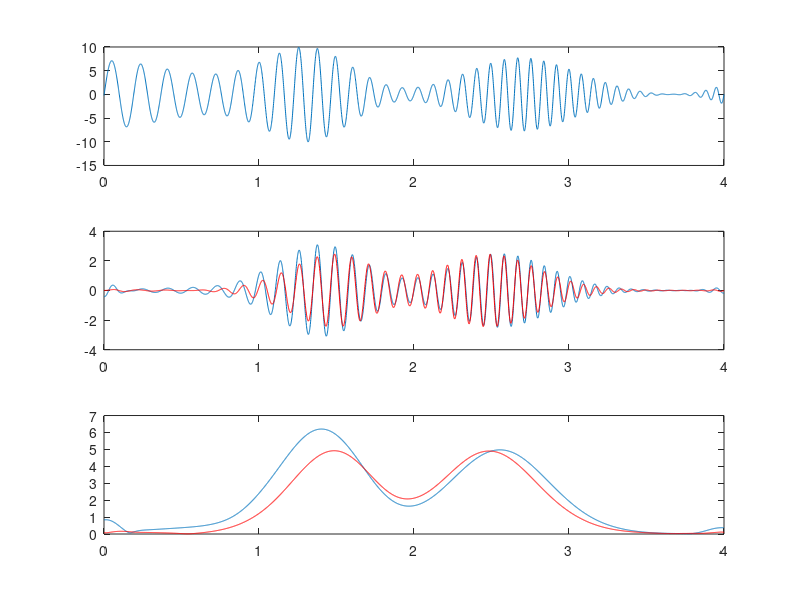

MATLAB code for this plot:

% This chapter requires either the Signal Processing toolbox in Matlab,
% or the Signal package in Octave (free to install from the internet).

%% Chapter 7.1, Figure 7.1

% some random numbers and their spectrum
n  = 20;
d  = randn(n,1);
dx = fft(d);

% positive frequencies are between DC+1 and Nyquist
posF = 2:floor(n/2)+mod(n,2);
dx(posF) = dx(posF)*2; 

% negative frequencies are from Nyquist+1 to end
negF = ceil(n/2)+1+~mod(n,2):n;
dx(negF) = dx(negF)*0; % really just 0; the dx(negF)* is to make the point explicit

% and then take inverse Fourier transform
hilbertd = ifft(dx);

clf
plot(d), hold on
plot(real(hilbertd),'ro')
legend({'original';'real part of Hilbert'})

%% Chapter 7.1, Figure 7.2

% parameters for multi-frequency signal
t = 0:.01:5;
sinewave = zeros(size(t));
a = [ 10  2  5  8 ];
f = [  3  1  6 12 ];

% create signal
for i=1:length(a)
    sinewave = sinewave + a(i)*sin(2*pi*f(i)*t);
end

% take Hilbert transform. The function hilbert is in the Matlab signal
% processing toolbox or the Octave signal package. However, you can create
% your own hilbert function using the code in the previous section.
hilsine = hilbert(sinewave);

subplot(311), plot(t,sinewave)
ylabel('Amplitude')

subplot(312), plot(t,abs(hilsine).^2)
ylabel('Power')

subplot(313), plot(t,angle(hilsine))
ylabel('Phase (rad.)'), xlabel('Time (s)')

%% Chapter 7.2, Figure 7.3

t = 0:.001:1;
sinewave = 3*sin(2*pi*5*t);

% Create a dampened sine wave by scaling its Fourier coefficients by 50%.
sinewaveDamp = real(ifft( fft(sinewave)*.5) );

clf

% plot the original and the scaled signals
plot(t,sinewave), hold on
plot(t,sinewaveDamp,'r')
xlabel('Time (s)'), ylabel('Amplitude')

%% Chapter 7.2, Figure 7.4

clf

srate = 1000;
t = 0:1/srate:1;

% create signal comprising two frequencies
signal = 3*sin(2*pi*5*t) + 4*sin(2*pi*10*t);

% Compute its Fourier spectrum and convert frequencies to Hz
signalX = fft(signal)/length(t);
hz = linspace(0,srate/2,floor(length(t)/2)+1);

% find frequency indices between 8 and 14 Hz and attenuate them by 90%.
hzidx = dsearchn(hz',[8 14]');

signalXFilt = signalX; % Filt=filtered
signalXFilt(hzidx(1):hzidx(2)) = .1*signalXFilt(hzidx(1):hzidx(2));
signalFilt = real(ifft(signalXFilt)*length(t));

% plot time domain signals before and after attentuation
subplot(211)
plot(t,signal), hold on
plot(t,signalFilt,'r')
xlabel('Time (s)'), ylabel('Amplitude')
legend({'original';'attenuated'})

subplot(212)
plot(hz,2*abs(signalX(1:length(hz))),'-*'), hold on
plot(hz,2*abs(signalXFilt(1:length(hz))),'r-o')
set(gca,'xlim',[0 15])
xlabel('Frequency (Hz)'), ylabel('Amplitude')
legend({'original';'attenuated'})

%% Chapter 7.5, Figure 7.5

clf

% create a sine wave
srate = 1000;
t = 0:1/srate:5;
sinewave = sin(2*pi*2*t);

% compute its Fourier spectrum
sinewaveX  = fft(sinewave)/length(t);

% add a sudden and sharp increase in band-limited power
hz    = linspace(0,srate/2,floor(length(t)/2+1));
hzidx = dsearchn(hz',[8 9]');
sinewaveXFilt = sinewaveX;
sinewaveXFilt(hzidx(1):hzidx(2)) = .5;

% plot the original and reconstructed signals
subplot(211)
plot(t,sinewave), hold on
plot(t,real(ifft(sinewaveXFilt)*length(t)),'r')
set(gca,'ylim',[-5 5])
legend({'original';'8-9 Hz added'})

subplot(212)
plot(hz,2*abs(sinewaveX(1:length(hz))),'-*'), hold on
plot(hz,2*abs(sinewaveXFilt(1:length(hz))),'r-o')
set(gca,'xlim',[0 15])
legend({'original';'8-9 Hz added'})

% use the following line to create the figure inset.
%set(gca,'ylim',[0 .005])

%% Chapter 7.6, Figure 7.6

clf

% define signal properties
srate=1000;
t    = 0:1/srate:3;
frex = logspace(log10(.5),log10(20),10);
amps = 10*rand(size(frex));

% create signal
data = zeros(size(t));
for fi=1:length(frex)
    data=data+amps(fi)*sin(2*pi*frex(fi)*t);
end

% Fourier spectrum of data and its frequencies in Hz
dataX = fft(data);
hz = linspace(0,srate,length(t));

% define a high-pass cut-off and then filter the data
filterkernel = (1./(1+exp(-hz+7)));% 7 Hz is filter cut-off
dataXFilt = dataX;
dataXFilt = dataXFilt.*filterkernel;


subplot(211)
plot(t,data), hold on
plot(t,real(ifft(dataXFilt)),'r')
xlabel('Time (s)'), ylabel('Amplitude')
legend({'Original';'high-pass filtered'})

subplot(212)
plot(hz,2*abs(dataX/length(t)),'-o')
hold on
plot(hz,2*abs(dataXFilt)/length(t),'r-*')
set(gca,'xlim',[0 25])
xlabel('Frequency (Hz)'), ylabel('Amplitude')
legend({'Original';'high-pass filtered'})

%% Chapter 7.6, Figure 7.7

% same as above but for a low-pass filter
filterkernel = (1-1./(1+exp(-hz+7)));% 7 Hz is filter cut-off
dataXFilt = dataX;
dataXFilt = dataXFilt.*filterkernel;

clf
subplot(211)
plot(t,data), hold on
plot(t,real(ifft(dataXFilt)),'r')


subplot(212)
plot(hz,2*abs(dataX)/length(t),'-*'), hold on
plot(hz,2*abs(dataXFilt/length(t)),'r-o')
set(gca,'xlim',[0 25])

%% Chapter 7.7, Figure 7.8

% filter kernel properties
srate   = 1000;
nyquist = srate/2; 
band    = [4 8]; % Hz 
twidth  = 0.2; % width of transition zone, specified in percent around band boundaries

% define ideal shape
freqs   = [ 0 (1-twidth)*band(1) band(1) ... 
         band(2) (1+twidth)*band(2) nyquist ]/nyquist;
idealresponse = [ 0 0 1 1 0 0 ]; 

% Compute filter kernel. The function firls is in the Matlab signal
% processing toolbox, or the Octave signal package
filtO         = round(3*(srate/band(1))); 
filterweights = firls(filtO,freqs,idealresponse); 

% this next line is redundant in Matlab but necessary in Octave. The Octave
% function firls returns a row vector, but creating the next filter will
% crash if filterweights is not a column vector.
filterweights = filterweights(:)';

% Apply the kernel to the data
filtered_data = filtfilt(filterweights,1,data);

% Fourier transform of filter kernel
filterx = fft(filterweights);
% frequencies in Hz
hz = linspace(0,nyquist,floor(filtO/2)+1);

clf
subplot(211)
plot(freqs*nyquist,idealresponse), hold on
plot(hz,abs(filterx(1:length(hz))),'r-o')
set(gca,'xlim',[0 50])
legend({'ideal response';'actual response'})
xlabel('Frequency (Hz)'), ylabel('Amplitude')

subplot(212), plot(filterweights)
axis tight
xlabel('Time (ms)'), ylabel('Amplitude')

%% Chapter 7.7, Figure 7.9

% wavelet convolution
Lconv = length(filterweights)+length(data)-1;
halfwavsize = floor(length(filterweights)/2);
convres = real(ifft( fft(data,Lconv).*fft(filterweights,Lconv) ,Lconv));
convres = convres(halfwavsize:end-halfwavsize-1);

% compared with filtfilt
filtdat = filtfilt(filterweights,1,data);

clf
plot(t,data), hold on
plot(t,convres,'r')
plot(t,filtdat,'k')
xlabel('Time (s)'), ylabel('Amplitude')
legend({'original signal';'convolution';'FIR filter'})

%% Chapter 7.8, exercise 1, Figure 7.10

% First define the basics
srate=1000; nyquist=srate/2;
t=0:1/srate:4;
peakfreq = 10; % Hz

% Second, create chirp
freqTS   = linspace(5,15,length(t));
centfreq = mean(freqTS);
k        = (centfreq/srate)*2*pi/centfreq;
pow      = abs(interp1(linspace(t(1),t(end),10), ...
               10*rand(1,10),t,'spline'));
signal   = pow.*sin(2*pi.*centfreq.*t + ...
             k*cumsum(freqTS-centfreq));

% Third, wavelet convolution
wavetime = -2:1/srate:2;
Lconv = length(t)+length(wavetime)-1;
halfwavsize = floor(length(wavetime)/2);
% compute and normalize wavelet
w         = 2*( 6/(2*pi*peakfreq) )^2;
cmwX = fft(exp(1i*2*pi*peakfreq.*wavetime) .* ...
               exp( (-wavetime.^2)/w ), Lconv);
cmwX = cmwX./max(cmwX);
% run convolution
convres = ifft( fft(signal,Lconv) .* cmwX );
convres = convres(halfwavsize:end-halfwavsize-1);

% Fourth, band-pass filter
band   = [peakfreq-.5 peakfreq+.5];
twid   = 0.15;
filtO  = round(3*(srate/band(1))); 
freqs  = [ 0 (1-twid)*band(1) band(1) band(2) ...
          (1+twid)*band(2) nyquist ]/nyquist;
ires = [ 0 0 1 1 0 0 ]; 
fweights = firls(filtO,freqs,ires);
filtdat = filtfilt(fweights,1,signal);

% Fifth, plot results
clf
subplot(311)
 plot(t,signal)
subplot(312)
 plot(t,real(convres)), hold on
 plot(t,filtdat,'r')
subplot(313)
 plot(t,2*abs(convres)), hold on
 plot(t,2*abs(hilbert(filtdat)),'r')

%% end
